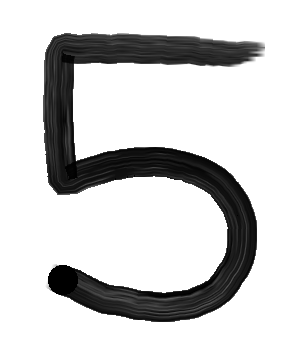
#> input picture sample_images/test_sample5.png, 306 x 360 px, found by its file name
$ python demo_paint_digit.py.py
#> lines starting #> are read from the running program, lines starting #| are printed output that depends on the picture; after the words box and inside, x2 and y2 are one past the last pixel; in counts of white or black regions, pixels touching at a corner belong together
#> the answer given: sample_images/test_sample5.png
"""
Live demo: draw a digit in Paint, save it, and let our SVM read it.

Usage:  python demo_paint_digit.py my_digit.png
        python demo_paint_digit.py            (opens a file dialog)

Drawing tips (Paint): white canvas, black pen/brush, THICK stroke (size 8 to 12),
one big digit in the middle, save as PNG.
"""
import sys
import numpy as np
import matplotlib.pyplot as plt
from PIL import Image
from sklearn.datasets import load_digits
from sklearn.model_selection import train_test_split
from sklearn.pipeline import Pipeline
from sklearn.preprocessing import MinMaxScaler
from sklearn.svm import SVC

PAD = 0.05   # empty border around the digit, as a fraction of its size


def train_model():
    """Same final model as the notebook (RBF, C=1, gamma=0.1) + probability estimates."""
    X, y = load_digits(return_X_y=True)
    X_tr, X_te, y_tr, y_te = train_test_split(X, y, test_size=0.2, stratify=y, random_state=42)
    model = Pipeline([("scaler", MinMaxScaler()),
                      ("svm", SVC(kernel="rbf", C=1, gamma=0.1, probability=True, random_state=42))])
    model.fit(X_tr, y_tr)
    return model, model.score(X_te, y_te)


def load_gray(path):
    """Open any image (PNG/JPG/BMP) as a grayscale array, transparent areas treated as white."""
#> called with path = 'sample_images/test_sample5.png'
    img = Image.open('test_sample5.png')
#> img is the input picture: PIL image 306x360 RGBA; mean R, G, B, A 208.9, 208.9, 208.9, 255
    if img.mode in ("RGBA", "LA", "P"):
        img = img.convert("RGBA")
        bg = Image.new("RGBA", img.size, (255, 255, 255, 255))
#> bg: PIL image 306x360 RGBA; every value is 255
        img = Image.alpha_composite(bg, img)
    return np.array(img.convert("L"), dtype=float)


def to_8x8(gray):
    """Turn a big drawing into the 8x8, 0-to-16 format the model was trained on."""
    border = np.concatenate([gray[0], gray[-1], gray[:, 0], gray[:, -1]])
#> border = 1332 values from 255 to 255
    if np.median(border) > 127:          # white paper, dark ink -> flip so ink is bright
        gray = 255 - gray
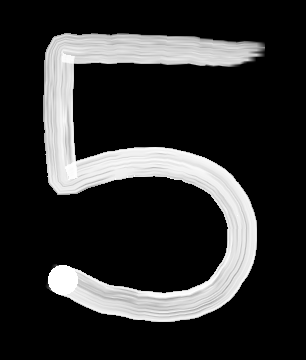
#> gray: shape (360, 306) float64; min 0, max 255, mean 46.1
    gray[gray < 40] = 0                  # remove faint noise
#> gray: shape (360, 306) float64; 0.15% of pixels changed, all inside (x1, y1, x2, y2) = (45, 34, 265, 289)
    ys, xs = np.where(gray > 0)
    if len(ys) == 0:
        raise ValueError("No digit found. Draw with a dark pen on a white background.")
    gray = gray[ys.min():ys.max() + 1, xs.min():xs.max() + 1]      # crop to the digit
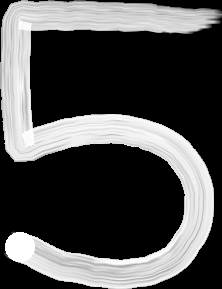
#> gray: shape (289, 222) float64; min 0, max 255, mean 79.1
    h, w = gray.shape
#> h = 289; w = 222
    side = int(max(h, w) * (1 + 2 * PAD))                            # square canvas, digit centred
#> side = 317
    canvas = np.zeros((side, side))
    top, left = (side - h) // 2, (side - w) // 2
#> top = 14; left = 47
    canvas[top:top + h, left:left + w] = gray
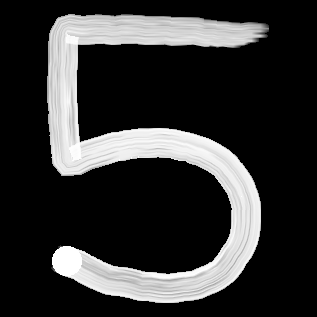
#> canvas: shape (317, 317) float64; min 0, max 255, mean 50.5
    small = Image.fromarray(canvas.astype(np.uint8)).resize((8, 8), Image.BOX)   # area average
    small = np.array(small, dtype=float)
    return small / small.max() * 16                                  # same 0-16 scale as the data


def predict_drawing(model, path, show=True):
    gray = load_gray(path)
    x8 = to_8x8(gray.copy())
    proba = model.predict_proba(x8.reshape(1, -1))[0]
#> proba = [0.00581, 0.00633, 0.00828, 0.0307, 0.0186, 0.863, 0.00819, 0.0124, 0.0126, 0.0339]
    digit = int(np.argmax(proba))
#> digit = 5
    print(f"\nThe model reads this as:  {digit}   (confidence {100 * proba[digit]:.1f}%)")
#| The model reads this as:  5   (confidence 86.3%)
    print("Top 3:", ", ".join(f"{d}: {100 * proba[d]:.1f}%" for d in np.argsort(-proba)[:3]))
#| Top 3: 5: 86.3%, 9: 3.4%, 3: 3.1%
    if show:
        fig, ax = plt.subplots(1, 3, figsize=(12, 3.8), gridspec_kw={"width_ratios": [1, 1, 2]})
        ax[0].imshow(gray, cmap="gray"); ax[0].set_title("Your drawing"); ax[0].axis("off")
        ax[1].imshow(x8, cmap="gray_r"); ax[1].set_title("What the model sees (8x8)"); ax[1].axis("off")
        colors = ["tab:green" if d == digit else "lightgray" for d in range(10)]
#> colors = ['lightgray', 'lightgray', 'lightgray', 'lightgray', 'lightgray', 'tab:green', 'lightgray', 'lightgray', 'lightgray', 'lightgray']
        bars = ax[2].bar(range(10), 100 * proba, color=colors)
#> bars = 10 items
        ax[2].bar_label(bars, fmt="%.0f", fontsize=8)
        ax[2].set_xticks(range(10)); ax[2].set_ylim(0, 110)
        ax[2].set_xlabel("Digit"); ax[2].set_ylabel("Confidence (%)")
        ax[2].set_title(f"Prediction: {digit}  ({100 * proba[digit]:.1f}% confident)")
        plt.tight_layout(); plt.show()
#> after `plt.tight_layout()`:
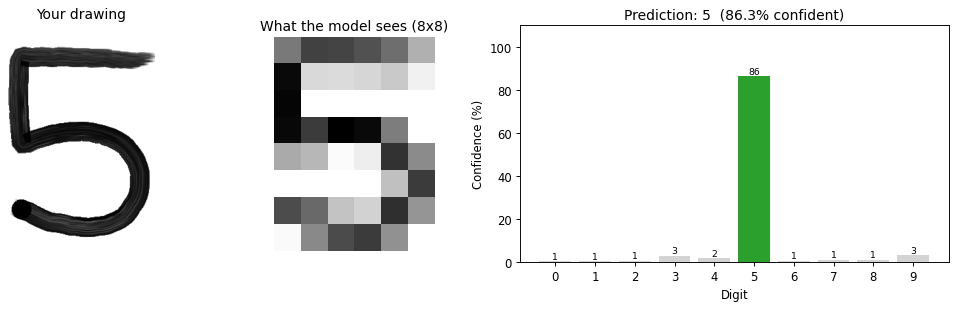
#> figure drawn by matplotlib, 3 panels; panel 3: tallest bar 86.32 high, from x = 4.6 to 5.4
    return digit, proba


if __name__ == "__main__":
    print("Training the SVM (takes a second)...")
    model, test_acc = train_model()
    print(f"Ready. Accuracy on our 360 held-out test images: {100 * test_acc:.1f}%")
    path = sys.argv[1] if len(sys.argv) > 1 else None
    if path is None:
        import tkinter as tk
        from tkinter import filedialog
        tk.Tk().withdraw()
        path = filedialog.askopenfilename(title="Choose your digit image")
    predict_drawing(model, path)

$ run again, with sample_images/test_sample0.png copied over sample_images/test_sample5.png
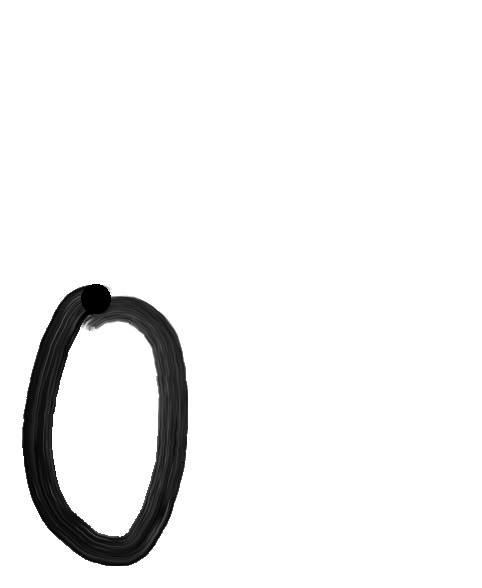
#> input picture sample_images/test_sample0.png, 482 x 588 px, found by its file name
#> in load_gray, img is the input picture: PIL image 482x588 RGBA; mean R, G, B, A 51.1, 51.1, 51.1, 65.8
#> bg: PIL image 482x588 RGBA; every value is 255
#> border = 2140 values from 255 to 255
#> ys = 18999 values from 284 to 565; xs = 18999 values, max 187 at index 7230, min 22 at index 9695, mean 105.9
#> in to_8x8, `canvas[top:top + h, left:left + w] = gray`:
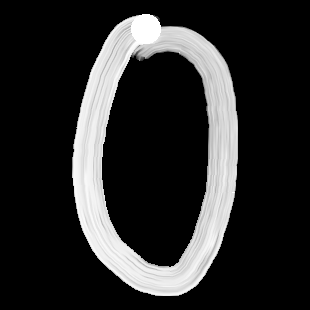
#> canvas: shape (310, 310) float64; min 0, max 255, mean 43.5
#> proba = [0.972, 0.000559, 0.001, 0.00122, 0.00375, 0.00293, 0.00813, 0.00178, 0.0044, 0.00441]
#> digit = 0
#| The model reads this as:  0   (confidence 97.2%)
#| Top 3: 0: 97.2%, 6: 0.8%, 9: 0.4%
#> colors = ['tab:green', 'lightgray', 'lightgray', 'lightgray', 'lightgray', 'lightgray', 'lightgray', 'lightgray', 'lightgray', 'lightgray']
#> bars = 10 items
#> in predict_drawing, `plt.tight_layout()`:
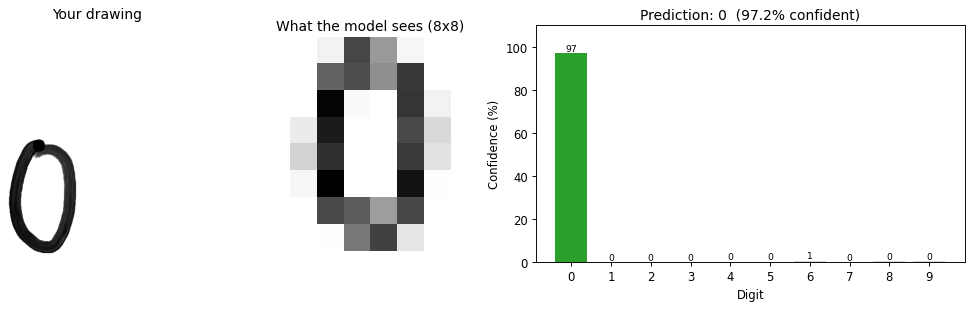
#> figure drawn by matplotlib, 3 panels; panel 3: tallest bar 97.18 high, from x = -0.4 to 0.4

$ run again, with sample_images/test_sample2.png copied over sample_images/test_sample5.png
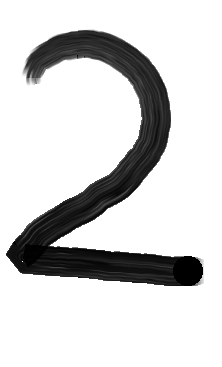
#> input picture sample_images/test_sample2.png, 222 x 367 px, found by its file name
#> in load_gray, img is the input picture: PIL image 222x367 RGBA; mean R, G, B, A 210.9, 210.9, 210.9, 255
#> bg: PIL image 222x367 RGBA; every value is 255
#> border = 1178 values from 255 to 255
#> ys = 16438 values from 30 to 285; xs = 16438 values, max 202 at index 12803, min 6 at index 11411, mean 104.3
#> in to_8x8, `canvas[top:top + h, left:left + w] = gray`:
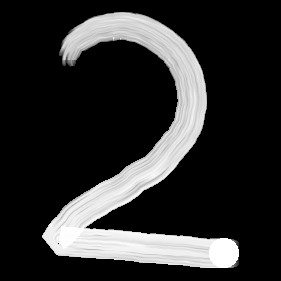
#> canvas: shape (281, 281) float64; min 0, max 255, mean 45.4
#> proba = [0.00498, 0.00163, 0.956, 0.00578, 0.00556, 0.0011, 0.00442, 0.00574, 0.0109, 0.00393]
#> digit = 2
#| The model reads this as:  2   (confidence 95.6%)
#| Top 3: 2: 95.6%, 8: 1.1%, 3: 0.6%
#> colors = ['lightgray', 'lightgray', 'tab:green', 'lightgray', 'lightgray', 'lightgray', 'lightgray', 'lightgray', 'lightgray', 'lightgray']
#> bars = 10 items
#> in predict_drawing, `plt.tight_layout()`:
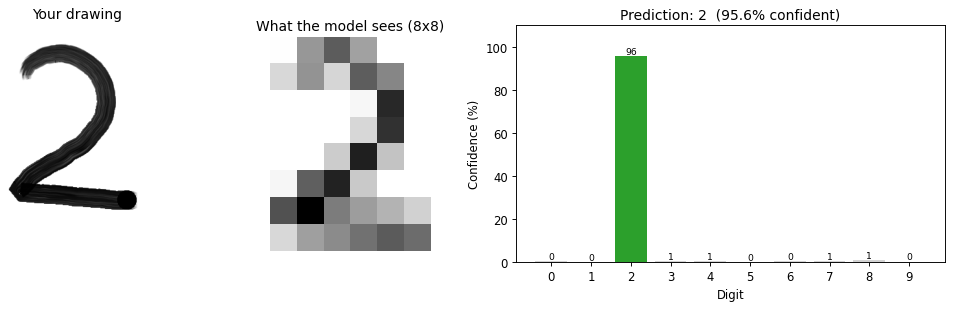
#> figure drawn by matplotlib, 3 panels; panel 3: tallest bar 95.59 high, from x = 1.6 to 2.4

$ run again, with sample_images/test_sample4.png copied over sample_images/test_sample5.png
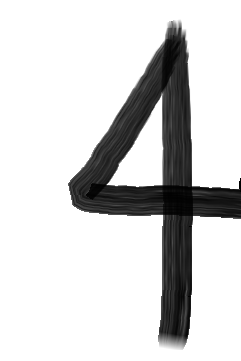
#> input picture sample_images/test_sample4.png, 241 x 361 px, found by its file name
#> in load_gray, img is the input picture: PIL image 241x361 RGBA; mean R, G, B, A 212.9, 212.9, 212.9, 255
#> bg: PIL image 241x361 RGBA; every value is 255
#> border = 1204 values, max 255 at index 0, min 0 at index 1021, mean 247
#> ys = 17402 values from 20 to 348; xs = 17402 values, max 240 at index 8059, min 68 at index 8347, mean 158.4
#> in to_8x8, `canvas[top:top + h, left:left + w] = gray`:
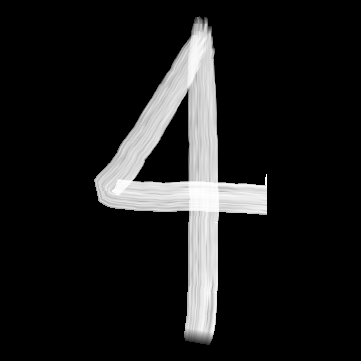
#> canvas: shape (361, 361) float64; min 0, max 255, mean 28.1
#> proba = [0.00181, 0.116, 0.0084, 0.0274, 0.724, 0.0166, 0.00835, 0.0494, 0.0219, 0.0268]
#> digit = 4
#| The model reads this as:  4   (confidence 72.4%)
#| Top 3: 4: 72.4%, 1: 11.6%, 7: 4.9%
#> colors = ['lightgray', 'lightgray', 'lightgray', 'lightgray', 'tab:green', 'lightgray', 'lightgray', 'lightgray', 'lightgray', 'lightgray']
#> bars = 10 items
#> in predict_drawing, `plt.tight_layout()`:
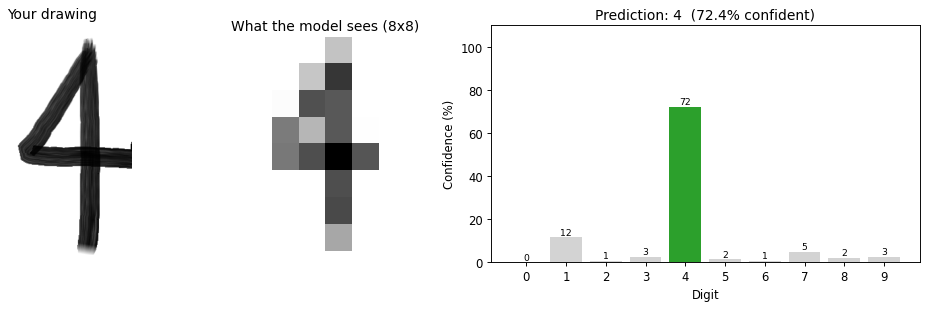
#> figure drawn by matplotlib, 3 panels; panel 3: tallest bar 72.35 high, from x = 3.6 to 4.4
